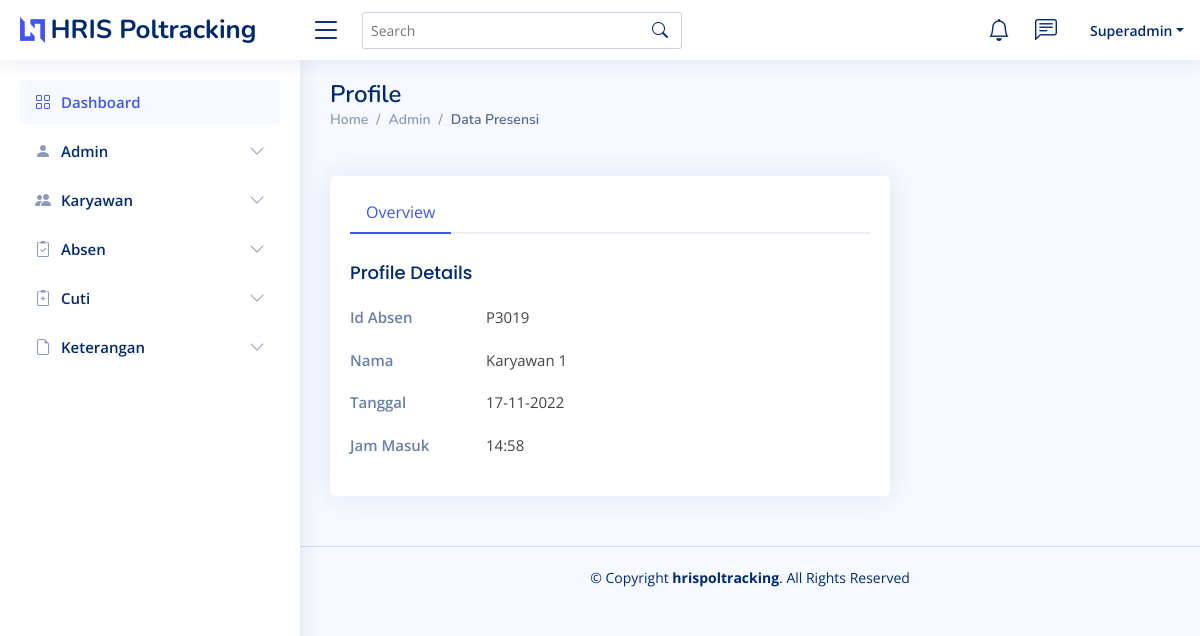
The page /admin/detail-absen.php?id=P3019 (signed in) on the database its author committed.
### tables this page shows
CREATE TABLE `tb_absen` (
  `id_absen` varchar(10) NOT NULL,
  `nama` varchar(50) NOT NULL,
  `tanggal` text NOT NULL,
  `jammasuk` text NOT NULL,
  `jam2` text NOT NULL,
  `status` text NOT NULL,
  `image` text NOT NULL
);

### admin/detail-absen.php (the view, shortened to what this page needs)
<?php include "session.php"; ?>
<!DOCTYPE html>
<html lang="en">
<head>
  <link href="assets/vendor/bootstrap/css/bootstrap.min.css" rel="stylesheet">
  <link href="assets/vendor/bootstrap-icons/bootstrap-icons.css" rel="stylesheet">
  <link href="assets/vendor/boxicons/css/boxicons.min.css" rel="stylesheet">
  <link href="assets/vendor/quill/quill.snow.css" rel="stylesheet">
  <link href="assets/vendor/quill/quill.bubble.css" rel="stylesheet">
  <link href="assets/vendor/remixicon/remixicon.css" rel="stylesheet">
  <link href="assets/vendor/simple-datatables/style.css" rel="stylesheet">
  <link href="assets/css/stylecss.css" rel="stylesheet">
</head>
<body>
    <?php include "header.php"; ?>
    <?php include "menu.php"; ?>
  <main id="main" class="main">
    <div class="pagetitle">
      <h1>Profile</h1>
      <nav>
        <ol class="breadcrumb">
          <li class="breadcrumb-item"><a href="index.html">Home</a></li>
          <li class="breadcrumb-item">Admin</li>
          <li class="breadcrumb-item active">Data Presensi</li>
        </ol>
      </nav>
    </div>
    <section class="section profile">
      <div class="row">
        <div class="col-xl-4">
          <?php
            $query = mysqli_query($koneksi, "SELECT * FROM tb_absen WHERE id_absen='$_GET[id]'");
            $data  = mysqli_fetch_array($query);
            ?>
          </div>
        </div>
        <div class="col-xl-8">
          <div class="card">
            <div class="card-body pt-3">
              <ul class="nav nav-tabs nav-tabs-bordered">
                <li class="nav-item">
                  <button class="nav-link active" data-bs-toggle="tab" data-bs-target="#profile-overview">Overview</button>
                </li>
              </ul>
              <div class="tab-content pt-2">
                <div class="tab-pane fade show active profile-overview" id="profile-overview">
                  <h5 class="card-title">Profile Details</h5>
                  <div class="row">
                    <div class="col-lg-3 col-md-4 label ">Id Absen</div>
                    <div class="col-lg-9 col-md-8"> <?php echo $data['id_absen']?></div>
                  </div>
                  <div class="row">
                    <div class="col-lg-3 col-md-4 label ">Nama</div>
                    <div class="col-lg-9 col-md-8"> <?php echo $data['nama']?></div>
                  </div>
                  <div class="row">
                    <div class="col-lg-3 col-md-4 label ">Tanggal</div>
                    <div class="col-lg-9 col-md-8"><?php echo date('d-m-Y', strtotime ($data['tanggal'])); ?></div>
                  </div>
                  <div class="row">
                    <div class="col-lg-3 col-md-4 label ">Jam Masuk</div>
                    <div class="col-lg-9 col-md-8"><?php echo $data['jammasuk']; ?></div>
                  </div>
                </div>
              </div>
        </div>
      </div>
    </section>
  </main>
     <?php include "footer.php"; ?>
</body>
</html>

### admin/assets/css/stylecss.css (style rules this page uses)
:root { scroll-behavior: smooth; }
body { font-family: "Open Sans", sans-serif; background: #f6f9ff; color: #444444; }
a { color: #4154f1; text-decoration: none; }
h1, h2, h3, h4, h5, h6 { font-family: "Nunito", sans-serif; }
#main { margin-top: 60px; padding: 20px 30px; transition: all 0.3s; }
.pagetitle { margin-bottom: 10px; }
.pagetitle h1 { font-size: 24px; margin-bottom: 0; font-weight: 600; color: #012970; }
.card { margin-bottom: 30px; border: none; border-radius: 5px; box-shadow: 0px 0 30px rgba(1, 41, 112, 0.1); }
.card-title { padding: 20px 0 15px 0; font-size: 18px; font-weight: 500; color: #012970; font-family: "Poppins", sans-serif; }
.card-body { padding: 0 20px 20px 20px; }
.breadcrumb { font-size: 14px; font-family: "Nunito", sans-serif; color: #899bbd; font-weight: 600; }
.breadcrumb a { color: #899bbd; transition: 0.3s; }
.breadcrumb .breadcrumb-item::before { color: #899bbd; }
.breadcrumb .active { color: #51678f; font-weight: 600; }
.nav-tabs-bordered { border-bottom: 2px solid #ebeef4; }
.nav-tabs-bordered .nav-link { margin-bottom: -2px; border: none; color: #2c384e; }
.nav-tabs-bordered .nav-link.active { background-color: #fff; color: #4154f1; border-bottom: 2px solid #4154f1; }
@media (min-width: 1200px) { #main, #footer { margin-left: 300px; } }
.profile .profile-overview .row { margin-bottom: 20px; font-size: 15px; }
.profile .profile-overview .card-title { color: #012970; }
.profile .profile-overview .label { font-weight: 600; color: rgba(1, 41, 112, 0.6); }

### rows shown on the page
tb_absen: id_absen "P3019", nama "Karyawan 1", tanggal "17-11-2022", jammasuk "14:58"

### other values the page prints
$_SESSION['nama'] "Superadmin"
